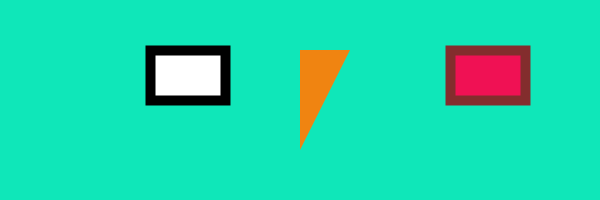
Frame 1 (no input)
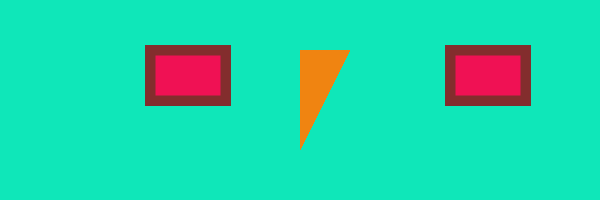
Frame 60 (the mouse pressed at the canvas centre just before this capture)
Frame 120 (the mouse held since frame 60 and released just before this capture): identical to frame 60, image omitted

The Processing sketch that drew these frames (run headless with seeded random() and noise(); from frame 60 on, the mouse is pressed at the canvas centre):

// Processing sketch: ejercicio3
// ── ejercicio3.pde
void setup() {
  size(600,200);
  smooth();
  background(15,231,185);
  strokeWeight(10);
  
}

void draw() {
  
  rect(150,50,75,50);
  
  noStroke();
  fill(#F08411);
  triangle(300,50,300,150,350,50);
  
  stroke(#832D2D);
  fill(#F01154);
  rect(450,50,75,50);
  
}
  
